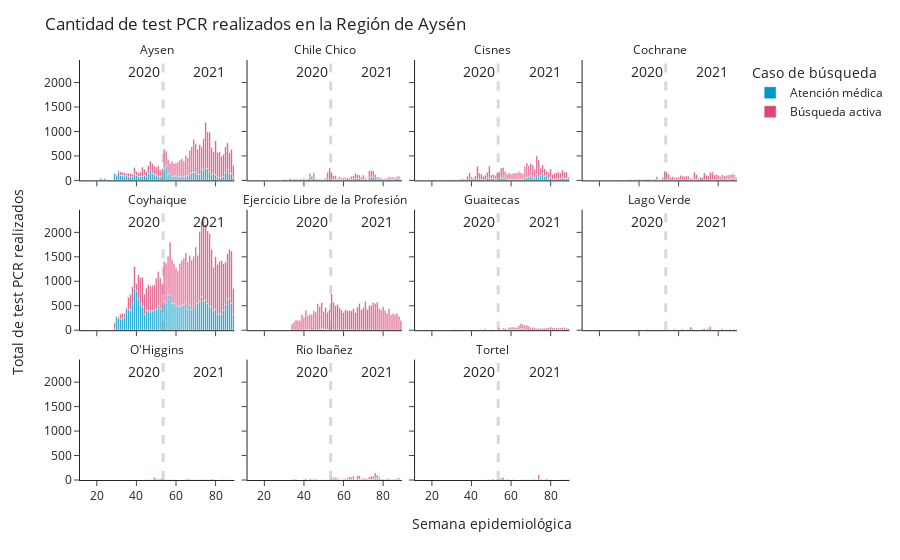

The notebook cell saved with this chart:
### Code cell
# Crea gráfico de BAC regional por semana epidemiologica

px.bar(data_aysen_clean_21.groupby(['semana_epidemiologica_21', 'tipo_caso_busqueda', 'comuna_seremi_xi'])[['numero_folio']].count().rename(columns={'numero_folio': 'numero_tests'}).reset_index().pivot(
                            index=['semana_epidemiologica_21', 'tipo_caso_busqueda'],
                            columns='comuna_seremi_xi', 
                            values='numero_tests'
                        ).fillna(0).reset_index().melt(id_vars=['semana_epidemiologica_21', 'tipo_caso_busqueda'], 
        var_name='comuna_seremi_xi', 
        value_name='casos'),
        x= 'semana_epidemiologica_21',
        y= 'casos',
        color= 'tipo_caso_busqueda',
        color_discrete_map={
        'Búsqueda activa': '#DD4477',
        'Atención médica': '#0099C6'
        },
        facet_col='comuna_seremi_xi',
        facet_col_wrap=4,
       # color_continuous_scale='Viridis',
        labels={'tipo_caso_busqueda':'Caso de búsqueda'},
       ).update_layout(title= 'Cantidad de test PCR realizados en la Región de Aysén',
                       yaxis_title='Total de test PCR realizados',
                       xaxis_title='Semana epidemiológica',
                       template='simple_white',
                     #  xaxis=dict(tickmode = 'array',
                      #            tickvals = list(range(12,88,3)),
                       #           ticktext = list(list(range(12,54,3))+list(range(1,88,3))),
                        #         ),
                    ).add_vline(x=53.5, line_width=3, line_dash='dash', line_color='gray'
                               #).add_hline(y=2000, line_width=3, line_dash='dash', line_color='#0099C6'
                                          ).add_vrect(x0='53', x1='50', 
                                           annotation_text='2020', 
                                           annotation_position='top right',
                                           annotation=dict(font_size=14, 
                                                           font_family="'Open Sans', verdana, arial, sans-serif"),
                                                           opacity=0, 
                                                           line_width=0
                                          ).add_vrect(x0='84', x1='86', 
                                           annotation_text='2021', 
                                           annotation_position='top right',
                                           annotation=dict(font_size=14, 
                                                           font_family="'Open Sans', verdana, arial, sans-serif"),
                                                           opacity=0, 
                                                           line_width=0
                                                     ).update_xaxes(title_text='', row=1, col=1
                                                     ).update_xaxes(title_text='', row=1, col=2
                                                     ).update_xaxes(title_text='Semana epidemiológica', row=1, col=3
                                                     ).update_xaxes(title_text='', row=1, col=4
                                                     ).update_xaxes(title_text='', row=1, col=5
                                                     ).update_yaxes(title_text='', row=1, col=1, 
                                                     ).update_yaxes(title_text='', row=2, col=1,
                                                     ).update_yaxes(title_text='', row=3, col=1, 
                                                     ).update_yaxes(title_text='', row=4, col=1 
                                                     ).for_each_annotation(lambda a: a.update(text=a.text.split("=")[-1])).add_annotation(x=-0.08,y=0.4,
                   text='Total de test PCR realizados', textangle=-90,
                    xref="paper", yref="paper",
                     font_size=14, 
                     font_family="'Open Sans', verdana, arial, sans-serif",
                    # opacity=0,                                                                                       
)

### Figure 1 — Plotly figure (JSON) as saved in the notebook; plotly's stock layout.template omitted (floating-point values rounded to 4 significant figures)
{"data": [{"alignmentgroup": "True", "hovertemplate": "Caso de búsqueda=Atención médica<br>comuna_seremi_xi=Aysen<br>semana_epidemiologica_21=%{x}<br>casos=%{y}<extra></extra>", "legendgroup": "Atención médica", "marker": {"color": "#0099C6"}, "name": "Atención médica", "offsetgroup": "Atención médica", "orientation": "v", "showlegend": true, "textposition": "auto", "type": "bar", "x": [12, 13, 14, 15, 16, 19, 20, 21, 22, 23, 24, 25, 26, 27, 28, 29, 30, 31, 32, 33, 34, 35, 36, 37, 38, 39, 40, 41, 42, 43, 44, 45, 46, 47, 48, 49, 50, 51, 52, 53, 54, 55, 56, 57, 58, 59, 60, 61, 62, 63, 64, 65, 66, 67, 68, 69, 70, 71, 72, 73, 74, 75, 76, 77, 78, 79, 80, 81, 82, 83, 84, 85, 86, 87, 88, 89], "xaxis": "x9", "y": [3, 4, 7, 0, 0, 1, 2, 12, 45, 14, 37, 3, 17, 2, 9, 145, 96, 172, 104, 104, 90, 97, 73, 70, 80, 129, 107, 78, 84, 88, 102, 82, 144, 217, 142, 125, 106, 82, 80, 97, 256, 297, 128, 137, 80, 85, 98, 69, 85, 77, 80, 89, 99, 140, 156, 171, 168, 125, 122, 231, 217, 255, 241, 177, 120, 150, 113, 76, 58, 62, 85, 170, 219, 151, 135, 65], "yaxis": "y9"}, {"alignmentgroup": "True", "hovertemplate": "Caso de búsqueda=Atención médica<br>comuna_seremi_xi=Chile Chico<br>semana_epidemiologica_21=%{x}<br>casos=%{y}<extra></extra>", "legendgroup": "Atención médica", "marker": {"color": "#0099C6"}, "name": "Atención médica", "offsetgroup": "Atención médica", "orientation": "v", "showlegend": false, "textposition": "auto", "type": "bar", "x": [12, 13, 14, 15, 16, 19, 20, 21, 22, 23, 24, 25, 26, 27, 28, 29, 30, 31, 32, 33, 34, 35, 36, 37, 38, 39, 40, 41, 42, 43, 44, 45, 46, 47, 48, 49, 50, 51, 52, 53, 54, 55, 56, 57, 58, 59, 60, 61, 62, 63, 64, 65, 66, 67, 68, 69, 70, 71, 72, 73, 74, 75, 76, 77, 78, 79, 80, 81, 82, 83, 84, 85, 86, 87, 88, 89], "xaxis": "x10", "y": [0, 0, 0, 0, 0, 0, 0, 0, 0, 0, 0, 0, 0, 0, 0, 5, 1, 5, 7, 4, 4, 3, 7, 6, 1, 7, 22, 10, 22, 68, 15, 55, 3, 1, 4, 9, 8, 23, 40, 35, 32, 13, 17, 20, 21, 16, 13, 15, 6, 4, 25, 27, 49, 36, 42, 25, 27, 28, 17, 60, 71, 87, 56, 34, 27, 20, 9, 10, 19, 19, 29, 19, 41, 51, 36, 15], "yaxis": "y10"}, {"alignmentgroup": "True", "hovertemplate": "Caso de búsqueda=Atención médica<br>comuna_seremi_xi=Cisnes<br>semana_epidemiologica_21=%{x}<br>casos=%{y}<extra></extra>", "legendgroup": "Atención médica", "marker": {"color": "#0099C6"}, "name": "Atención médica", "offsetgroup": "Atención médica", "orientation": "v", "showlegend": false, "textposition": "auto", "type": "bar", "x": [12, 13, 14, 15, 16, 19, 20, 21, 22, 23, 24, 25, 26, 27, 28, 29, 30, 31, 32, 33, 34, 35, 36, 37, 38, 39, 40, 41, 42, 43, 44, 45, 46, 47, 48, 49, 50, 51, 52, 53, 54, 55, 56, 57, 58, 59, 60, 61, 62, 63, 64, 65, 66, 67, 68, 69, 70, 71, 72, 73, 74, 75, 76, 77, 78, 79, 80, 81, 82, 83, 84, 85, 86, 87, 88, 89], "xaxis": "x11", "y": [2, 0, 0, 0, 0, 0, 0, 1, 1, 0, 0, 0, 0, 5, 1, 4, 8, 8, 6, 3, 4, 9, 15, 10, 12, 42, 33, 5, 10, 26, 36, 21, 6, 19, 53, 46, 45, 44, 23, 28, 44, 60, 47, 62, 31, 18, 23, 11, 16, 16, 24, 27, 27, 60, 65, 74, 95, 62, 56, 122, 68, 101, 143, 89, 96, 39, 63, 21, 29, 33, 32, 40, 67, 33, 43, 34], "yaxis": "y11"}, {"alignmentgroup": "True", "hovertemplate": "Caso de búsqueda=Atención médica<br>comuna_seremi_xi=Cochrane<br>semana_epidemiologica_21=%{x}<br>casos=%{y}<extra></extra>", "legendgroup": "Atención médica", "marker": {"color": "#0099C6"}, "name": "Atención médica", "offsetgroup": "Atención médica", "orientation": "v", "showlegend": false, "textposition": "auto", "type": "bar", "x": [12, 13, 14, 15, 16, 19, 20, 21, 22, 23, 24, 25, 26, 27, 28, 29, 30, 31, 32, 33, 34, 35, 36, 37, 38, 39, 40, 41, 42, 43, 44, 45, 46, 47, 48, 49, 50, 51, 52, 53, 54, 55, 56, 57, 58, 59, 60, 61, 62, 63, 64, 65, 66, 67, 68, 69, 70, 71, 72, 73, 74, 75, 76, 77, 78, 79, 80, 81, 82, 83, 84, 85, 86, 87, 88, 89], "xaxis": "x12", "y": [0, 0, 0, 1, 1, 0, 1, 0, 0, 0, 0, 0, 0, 0, 0, 2, 1, 5, 2, 3, 3, 8, 1, 0, 1, 7, 7, 6, 4, 9, 3, 12, 7, 8, 12, 18, 10, 5, 15, 30, 27, 22, 8, 15, 21, 19, 17, 26, 17, 14, 24, 21, 9, 12, 22, 25, 5, 0, 2, 12, 4, 10, 6, 12, 6, 11, 13, 10, 33, 10, 26, 23, 26, 38, 34, 23], "yaxis": "y12"}, {"alignmentgroup": "True", "hovertemplate": "Caso de búsqueda=Atención médica<br>comuna_seremi_xi=Coyhaique<br>semana_epidemiologica_21=%{x}<br>casos=%{y}<extra></extra>", "legendgroup": "Atención médica", "marker": {"color": "#0099C6"}, "name": "Atención médica", "offsetgroup": "Atención médica", "orientation": "v", "showlegend": false, "textposition": "auto", "type": "bar", "x": [12, 13, 14, 15, 16, 19, 20, 21, 22, 23, 24, 25, 26, 27, 28, 29, 30, 31, 32, 33, 34, 35, 36, 37, 38, 39, 40, 41, 42, 43, 44, 45, 46, 47, 48, 49, 50, 51, 52, 53, 54, 55, 56, 57, 58, 59, 60, 61, 62, 63, 64, 65, 66, 67, 68, 69, 70, 71, 72, 73, 74, 75, 76, 77, 78, 79, 80, 81, 82, 83, 84, 85, 86, 87, 88, 89], "xaxis": "x5", "y": [0, 2, 0, 1, 1, 0, 0, 0, 0, 0, 5, 0, 0, 1, 3, 39, 271, 244, 228, 250, 270, 435, 431, 407, 568, 854, 807, 639, 537, 482, 325, 402, 378, 406, 391, 411, 428, 505, 445, 419, 593, 555, 717, 730, 545, 551, 508, 478, 494, 509, 524, 557, 432, 513, 419, 490, 537, 552, 595, 683, 591, 614, 548, 490, 475, 404, 432, 331, 337, 319, 411, 521, 632, 654, 550, 318], "yaxis": "y5"}, {"alignmentgroup": "True", "hovertemplate": "Caso de búsqueda=Atención médica<br>comuna_seremi_xi=Ejercicio Libre de la Profesión<br>semana_epidemiologica_21=%{x}<br>casos=%{y}<extra></extra>", "legendgroup": "Atención médica", "marker": {"color": "#0099C6"}, "name": "Atención médica", "offsetgroup": "Atención médica", "orientation": "v", "showlegend": false, "textposition": "auto", "type": "bar", "x": [12, 13, 14, 15, 16, 19, 20, 21, 22, 23, 24, 25, 26, 27, 28, 29, 30, 31, 32, 33, 34, 35, 36, 37, 38, 39, 40, 41, 42, 43, 44, 45, 46, 47, 48, 49, 50, 51, 52, 53, 54, 55, 56, 57, 58, 59, 60, 61, 62, 63, 64, 65, 66, 67, 68, 69, 70, 71, 72, 73, 74, 75, 76, 77, 78, 79, 80, 81, 82, 83, 84, 85, 86, 87, 88, 89], "xaxis": "x6", "y": [0, 0, 0, 0, 0, 0, 0, 0, 0, 0, 0, 0, 0, 0, 0, 0, 0, 0, 1, 0, 0, 1, 0, 2, 0, 3, 8, 8, 13, 11, 3, 6, 4, 6, 15, 29, 20, 24, 18, 5, 10, 9, 5, 9, 3, 7, 5, 8, 6, 3, 10, 5, 3, 3, 2, 7, 1, 0, 2, 5, 2, 3, 0, 6, 4, 2, 4, 2, 0, 2, 2, 4, 1, 4, 0, 0], "yaxis": "y6"}, {"alignmentgroup": "True", "hovertemplate": "Caso de búsqueda=Atención médica<br>comuna_seremi_xi=Guaitecas<br>semana_epidemiologica_21=%{x}<br>casos=%{y}<extra></extra>", "legendgroup": "Atención médica", "marker": {"color": "#0099C6"}, "name": "Atención médica", "offsetgroup": "Atención médica", "orientation": "v", "showlegend": false, "textposition": "auto", "type": "bar", "x": [12, 13, 14, 15, 16, 19, 20, 21, 22, 23, 24, 25, 26, 27, 28, 29, 30, 31, 32, 33, 34, 35, 36, 37, 38, 39, 40, 41, 42, 43, 44, 45, 46, 47, 48, 49, 50, 51, 52, 53, 54, 55, 56, 57, 58, 59, 60, 61, 62, 63, 64, 65, 66, 67, 68, 69, 70, 71, 72, 73, 74, 75, 76, 77, 78, 79, 80, 81, 82, 83, 84, 85, 86, 87, 88, 89], "xaxis": "x7", "y": [0, 0, 0, 0, 0, 0, 0, 0, 0, 0, 0, 0, 0, 0, 0, 0, 0, 1, 2, 1, 1, 2, 1, 3, 0, 1, 4, 14, 1, 0, 0, 1, 1, 9, 0, 3, 5, 4, 3, 0, 3, 1, 7, 2, 3, 5, 12, 10, 9, 8, 14, 33, 31, 15, 4, 4, 6, 3, 3, 4, 3, 7, 3, 4, 2, 10, 12, 4, 9, 11, 7, 7, 13, 10, 3, 2], "yaxis": "y7"}, {"alignmentgroup": "True", "hovertemplate": "Caso de búsqueda=Atención médica<br>comuna_seremi_xi=Lago Verde<br>semana_epidemiologica_21=%{x}<br>casos=%{y}<extra></extra>", "legendgroup": "Atención médica", "marker": {"color": "#0099C6"}, "name": "Atención médica", "offsetgroup": "Atención médica", "orientation": "v", "showlegend": false, "textposition": "auto", "type": "bar", "x": [12, 13, 14, 15, 16, 19, 20, 21, 22, 23, 24, 25, 26, 27, 28, 29, 30, 31, 32, 33, 34, 35, 36, 37, 38, 39, 40, 41, 42, 43, 44, 45, 46, 47, 48, 49, 50, 51, 52, 53, 54, 55, 56, 57, 58, 59, 60, 61, 62, 63, 64, 65, 66, 67, 68, 69, 70, 71, 72, 73, 74, 75, 76, 77, 78, 79, 80, 81, 82, 83, 84, 85, 86, 87, 88, 89], "xaxis": "x8", "y": [0, 0, 0, 0, 0, 0, 0, 0, 0, 0, 0, 0, 0, 0, 0, 0, 1, 0, 0, 0, 0, 0, 0, 0, 0, 0, 0, 0, 0, 0, 1, 0, 0, 0, 1, 2, 8, 0, 0, 0, 1, 1, 1, 0, 20, 3, 0, 1, 3, 0, 0, 0, 2, 1, 0, 0, 1, 0, 2, 0, 1, 0, 0, 0, 0, 0, 2, 1, 0, 0, 0, 2, 3, 1, 1, 0], "yaxis": "y8"}, {"alignmentgroup": "True", "hovertemplate": "Caso de búsqueda=Atención médica<br>comuna_seremi_xi=O'Higgins<br>semana_epidemiologica_21=%{x}<br>casos=%{y}<extra></extra>", "legendgroup": "Atención médica", "marker": {"color": "#0099C6"}, "name": "Atención médica", "offsetgroup": "Atención médica", "orientation": "v", "showlegend": false, "textposition": "auto", "type": "bar", "x": [12, 13, 14, 15, 16, 19, 20, 21, 22, 23, 24, 25, 26, 27, 28, 29, 30, 31, 32, 33, 34, 35, 36, 37, 38, 39, 40, 41, 42, 43, 44, 45, 46, 47, 48, 49, 50, 51, 52, 53, 54, 55, 56, 57, 58, 59, 60, 61, 62, 63, 64, 65, 66, 67, 68, 69, 70, 71, 72, 73, 74, 75, 76, 77, 78, 79, 80, 81, 82, 83, 84, 85, 86, 87, 88, 89], "xaxis": "x", "y": [0, 0, 0, 0, 0, 0, 0, 0, 0, 0, 0, 0, 0, 0, 0, 0, 0, 0, 0, 1, 0, 0, 0, 0, 0, 0, 0, 0, 0, 0, 0, 0, 0, 0, 0, 2, 3, 1, 0, 0, 5, 1, 1, 1, 2, 0, 0, 0, 0, 0, 0, 0, 0, 1, 0, 3, 1, 0, 0, 0, 0, 5, 4, 2, 1, 0, 1, 0, 0, 6, 3, 0, 0, 0, 0, 0], "yaxis": "y"}, {"alignmentgroup": "True", "hovertemplate": "Caso de búsqueda=Atención médica<br>comuna_seremi_xi=Rio Ibañez<br>semana_epidemiologica_21=%{x}<br>casos=%{y}<extra></extra>", "legendgroup": "Atención médica", "marker": {"color": "#0099C6"}, "name": "Atención médica", "offsetgroup": "Atención médica", "orientation": "v", "showlegend": false, "textposition": "auto", "type": "bar", "x": [12, 13, 14, 15, 16, 19, 20, 21, 22, 23, 24, 25, 26, 27, 28, 29, 30, 31, 32, 33, 34, 35, 36, 37, 38, 39, 40, 41, 42, 43, 44, 45, 46, 47, 48, 49, 50, 51, 52, 53, 54, 55, 56, 57, 58, 59, 60, 61, 62, 63, 64, 65, 66, 67, 68, 69, 70, 71, 72, 73, 74, 75, 76, 77, 78, 79, 80, 81, 82, 83, 84, 85, 86, 87, 88, 89], "xaxis": "x2", "y": [0, 0, 0, 0, 0, 0, 0, 0, 0, 0, 0, 0, 0, 0, 0, 0, 0, 0, 0, 1, 0, 1, 0, 0, 0, 1, 12, 34, 1, 2, 14, 4, 2, 3, 4, 5, 8, 0, 1, 4, 9, 32, 23, 6, 6, 11, 3, 9, 2, 6, 8, 22, 10, 16, 14, 8, 4, 4, 5, 10, 14, 17, 39, 29, 36, 5, 6, 1, 6, 3, 0, 1, 7, 16, 5, 3], "yaxis": "y2"}, {"alignmentgroup": "True", "hovertemplate": "Caso de búsqueda=Atención médica<br>comuna_seremi_xi=Tortel<br>semana_epidemiologica_21=%{x}<br>casos=%{y}<extra></extra>", "legendgroup": "Atención médica", "marker": {"color": "#0099C6"}, "name": "Atención médica", "offsetgroup": "Atención médica", "orientation": "v", "showlegend": false, "textposition": "auto", "type": "bar", "x": [12, 13, 14, 15, 16, 19, 20, 21, 22, 23, 24, 25, 26, 27, 28, 29, 30, 31, 32, 33, 34, 35, 36, 37, 38, 39, 40, 41, 42, 43, 44, 45, 46, 47, 48, 49, 50, 51, 52, 53, 54, 55, 56, 57, 58, 59, 60, 61, 62, 63, 64, 65, 66, 67, 68, 69, 70, 71, 72, 73, 74, 75, 76, 77, 78, 79, 80, 81, 82, 83, 84, 85, 86, 87, 88, 89], "xaxis": "x3", "y": [0, 0, 0, 0, 0, 0, 0, 0, 0, 0, 0, 0, 0, 0, 0, 0, 0, 0, 1, 0, 0, 0, 0, 0, 0, 0, 0, 0, 0, 1, 0, 2, 0, 1, 0, 0, 1, 1, 0, 0, 0, 2, 0, 0, 1, 0, 2, 0, 0, 0, 1, 2, 0, 1, 2, 0, 0, 2, 1, 1, 6, 3, 3, 0, 5, 0, 1, 1, 0, 0, 0, 0, 2, 4, 2, 0], "yaxis": "y3"}, {"alignmentgroup": "True", "hovertemplate": "Caso de búsqueda=Búsqueda activa<br>comuna_seremi_xi=Aysen<br>semana_epidemiologica_21=%{x}<br>casos=%{y}<extra></extra>", "legendgroup": "Búsqueda activa", "marker": {"color": "#DD4477"}, "name": "Búsqueda activa", "offsetgroup": "Búsqueda activa", "orientation": "v", "showlegend": true, "textposition": "auto", "type": "bar", "x": [12, 13, 17, 21, 26, 27, 28, 29, 30, 31, 32, 33, 34, 35, 36, 37, 38, 39, 40, 41, 42, 43, 44, 45, 46, 47, 48, 49, 50, 51, 52, 53, 54, 55, 56, 57, 58, 59, 60, 61, 62, 63, 64, 65, 66, 67, 68, 69, 70, 71, 72, 73, 74, 75, 76, 77, 78, 79, 80, 81, 82, 83, 84, 85, 86, 87, 88, 89], "xaxis": "x9", "y": [0, 0, 0, 0, 0, 0, 0, 0, 28, 25, 74, 69, 62, 43, 71, 70, 49, 135, 76, 76, 87, 187, 126, 102, 160, 181, 200, 169, 170, 217, 135, 141, 385, 299, 297, 214, 306, 262, 256, 309, 334, 368, 318, 419, 360, 474, 533, 670, 586, 512, 612, 463, 638, 931, 755, 805, 555, 442, 700, 498, 520, 434, 448, 520, 552, 414, 496, 238], "yaxis": "y9"}, {"alignmentgroup": "True", "hovertemplate": "Caso de búsqueda=Búsqueda activa<br>comuna_seremi_xi=Chile Chico<br>semana_epidemiologica_21=%{x}<br>casos=%{y}<extra></extra>", "legendgroup": "Búsqueda activa", "marker": {"color": "#DD4477"}, "name": "Búsqueda activa", "offsetgroup": "Búsqueda activa", "orientation": "v", "showlegend": false, "textposition": "auto", "type": "bar", "x": [12, 13, 17, 21, 26, 27, 28, 29, 30, 31, 32, 33, 34, 35, 36, 37, 38, 39, 40, 41, 42, 43, 44, 45, 46, 47, 48, 49, 50, 51, 52, 53, 54, 55, 56, 57, 58, 59, 60, 61, 62, 63, 64, 65, 66, 67, 68, 69, 70, 71, 72, 73, 74, 75, 76, 77, 78, 79, 80, 81, 82, 83, 84, 85, 86, 87, 88, 89], "xaxis": "x10", "y": [0, 0, 0, 0, 0, 0, 0, 0, 15, 12, 3, 37, 15, 26, 21, 20, 20, 22, 24, 16, 10, 71, 72, 99, 25, 18, 18, 10, 9, 28, 120, 219, 119, 83, 76, 20, 52, 30, 43, 39, 43, 41, 59, 65, 97, 78, 70, 41, 83, 23, 11, 135, 126, 110, 65, 33, 37, 27, 13, 23, 31, 57, 29, 48, 13, 27, 49, 7], "yaxis": "y10"}, {"alignmentgroup": "True", "hovertemplate": "Caso de búsqueda=Búsqueda activa<br>comuna_seremi_xi=Cisnes<br>semana_epidemiologica_21=%{x}<br>casos=%{y}<extra></extra>", "legendgroup": "Búsqueda activa", "marker": {"color": "#DD4477"}, "name": "Búsqueda activa", "offsetgroup": "Búsqueda activa", "orientation": "v", "showlegend": false, "textposition": "auto", "type": "bar", "x": [12, 13, 17, 21, 26, 27, 28, 29, 30, 31, 32, 33, 34, 35, 36, 37, 38, 39, 40, 41, 42, 43, 44, 45, 46, 47, 48, 49, 50, 51, 52, 53, 54, 55, 56, 57, 58, 59, 60, 61, 62, 63, 64, 65, 66, 67, 68, 69, 70, 71, 72, 73, 74, 75, 76, 77, 78, 79, 80, 81, 82, 83, 84, 85, 86, 87, 88, 89], "xaxis": "x11", "y": [0, 0, 0, 0, 1, 1, 0, 0, 4, 2, 2, 1, 12, 12, 23, 9, 75, 114, 44, 36, 81, 267, 113, 112, 80, 92, 111, 249, 65, 78, 72, 122, 125, 192, 217, 121, 97, 135, 109, 133, 136, 134, 153, 131, 110, 231, 292, 231, 251, 251, 171, 382, 351, 150, 172, 155, 96, 131, 168, 104, 118, 123, 140, 112, 145, 141, 125, 36], "yaxis": "y11"}, {"alignmentgroup": "True", "hovertemplate": "Caso de búsqueda=Búsqueda activa<br>comuna_seremi_xi=Cochrane<br>semana_epidemiologica_21=%{x}<br>casos=%{y}<extra></extra>", "legendgroup": "Búsqueda activa", "marker": {"color": "#DD4477"}, "name": "Búsqueda activa", "offsetgroup": "Búsqueda activa", "orientation": "v", "showlegend": false, "textposition": "auto", "type": "bar", "x": [12, 13, 17, 21, 26, 27, 28, 29, 30, 31, 32, 33, 34, 35, 36, 37, 38, 39, 40, 41, 42, 43, 44, 45, 46, 47, 48, 49, 50, 51, 52, 53, 54, 55, 56, 57, 58, 59, 60, 61, 62, 63, 64, 65, 66, 67, 68, 69, 70, 71, 72, 73, 74, 75, 76, 77, 78, 79, 80, 81, 82, 83, 84, 85, 86, 87, 88, 89], "xaxis": "x12", "y": [0, 0, 0, 0, 0, 0, 0, 0, 4, 2, 0, 0, 0, 0, 11, 5, 11, 8, 15, 1, 8, 10, 14, 15, 3, 13, 17, 58, 8, 3, 48, 151, 135, 103, 53, 61, 34, 42, 47, 77, 74, 61, 67, 65, 24, 28, 147, 98, 30, 64, 58, 141, 106, 82, 153, 162, 107, 108, 96, 71, 83, 87, 76, 88, 92, 88, 88, 43], "yaxis": "y12"}, {"alignmentgroup": "True", "hovertemplate": "Caso de búsqueda=Búsqueda activa<br>comuna_seremi_xi=Coyhaique<br>semana_epidemiologica_21=%{x}<br>casos=%{y}<extra></extra>", "legendgroup": "Búsqueda activa", "marker": {"color": "#DD4477"}, "name": "Búsqueda activa", "offsetgroup": "Búsqueda activa", "orientation": "v", "showlegend": false, "textposition": "auto", "type": "bar", "x": [12, 13, 17, 21, 26, 27, 28, 29, 30, 31, 32, 33, 34, 35, 36, 37, 38, 39, 40, 41, 42, 43, 44, 45, 46, 47, 48, 49, 50, 51, 52, 53, 54, 55, 56, 57, 58, 59, 60, 61, 62, 63, 64, 65, 66, 67, 68, 69, 70, 71, 72, 73, 74, 75, 76, 77, 78, 79, 80, 81, 82, 83, 84, 85, 86, 87, 88, 89], "xaxis": "x5", "y": [2, 7, 1, 2, 0, 1, 2, 111, 21, 27, 101, 89, 68, 23, 241, 327, 320, 449, 146, 495, 536, 603, 415, 459, 549, 493, 530, 517, 633, 695, 621, 543, 810, 820, 798, 1070, 904, 809, 768, 730, 871, 917, 951, 1025, 964, 1015, 1014, 1020, 1166, 980, 1415, 1537, 1747, 1548, 1482, 1482, 1177, 883, 1070, 1011, 1071, 1105, 953, 871, 932, 1003, 1071, 533], "yaxis": "y5"}, {"alignmentgroup": "True", "hovertemplate": "Caso de búsqueda=Búsqueda activa<br>comuna_seremi_xi=Ejercicio Libre de la Profesión<br>semana_epidemiologica_21=%{x}<br>casos=%{y}<extra></extra>", "legendgroup": "Búsqueda activa", "marker": {"color": "#DD4477"}, "name": "Búsqueda activa", "offsetgroup": "Búsqueda activa", "orientation": "v", "showlegend": false, "textposition": "auto", "type": "bar", "x": [12, 13, 17, 21, 26, 27, 28, 29, 30, 31, 32, 33, 34, 35, 36, 37, 38, 39, 40, 41, 42, 43, 44, 45, 46, 47, 48, 49, 50, 51, 52, 53, 54, 55, 56, 57, 58, 59, 60, 61, 62, 63, 64, 65, 66, 67, 68, 69, 70, 71, 72, 73, 74, 75, 76, 77, 78, 79, 80, 81, 82, 83, 84, 85, 86, 87, 88, 89], "xaxis": "x6", "y": [0, 0, 0, 0, 0, 0, 0, 0, 0, 0, 5, 4, 128, 168, 211, 194, 201, 317, 259, 399, 281, 319, 316, 391, 371, 534, 468, 538, 361, 440, 350, 412, 728, 563, 502, 517, 454, 404, 358, 410, 398, 399, 386, 437, 360, 466, 546, 418, 465, 592, 425, 501, 509, 562, 545, 568, 444, 411, 477, 402, 340, 443, 314, 336, 321, 345, 283, 197], "yaxis": "y6"}, {"alignmentgroup": "True", "hovertemplate": "Caso de búsqueda=Búsqueda activa<br>comuna_seremi_xi=Guaitecas<br>semana_epidemiologica_21=%{x}<br>casos=%{y}<extra></extra>", "legendgroup": "Búsqueda activa", "marker": {"color": "#DD4477"}, "name": "Búsqueda activa", "offsetgroup": "Búsqueda activa", "orientation": "v", "showlegend": false, "textposition": "auto", "type": "bar", "x": [12, 13, 17, 21, 26, 27, 28, 29, 30, 31, 32, 33, 34, 35, 36, 37, 38, 39, 40, 41, 42, 43, 44, 45, 46, 47, 48, 49, 50, 51, 52, 53, 54, 55, 56, 57, 58, 59, 60, 61, 62, 63, 64, 65, 66, 67, 68, 69, 70, 71, 72, 73, 74, 75, 76, 77, 78, 79, 80, 81, 82, 83, 84, 85, 86, 87, 88, 89], "xaxis": "x7", "y": [0, 0, 0, 0, 0, 0, 0, 0, 0, 0, 14, 3, 2, 1, 0, 2, 0, 5, 4, 0, 0, 2, 1, 12, 0, 24, 2, 0, 2, 3, 3, 4, 41, 5, 38, 35, 10, 50, 47, 54, 44, 49, 82, 105, 87, 85, 98, 75, 42, 55, 47, 28, 41, 30, 38, 38, 39, 41, 54, 39, 37, 36, 38, 36, 41, 39, 39, 27], "yaxis": "y7"}, {"alignmentgroup": "True", "hovertemplate": "Caso de búsqueda=Búsqueda activa<br>comuna_seremi_xi=Lago Verde<br>semana_epidemiologica_21=%{x}<br>casos=%{y}<extra></extra>", "legendgroup": "Búsqueda activa", "marker": {"color": "#DD4477"}, "name": "Búsqueda activa", "offsetgroup": "Búsqueda activa", "orientation": "v", "showlegend": false, "textposition": "auto", "type": "bar", "x": [12, 13, 17, 21, 26, 27, 28, 29, 30, 31, 32, 33, 34, 35, 36, 37, 38, 39, 40, 41, 42, 43, 44, 45, 46, 47, 48, 49, 50, 51, 52, 53, 54, 55, 56, 57, 58, 59, 60, 61, 62, 63, 64, 65, 66, 67, 68, 69, 70, 71, 72, 73, 74, 75, 76, 77, 78, 79, 80, 81, 82, 83, 84, 85, 86, 87, 88, 89], "xaxis": "x8", "y": [0, 0, 0, 0, 0, 0, 0, 0, 0, 0, 0, 0, 0, 0, 0, 0, 0, 9, 0, 0, 0, 0, 17, 0, 9, 0, 0, 0, 0, 0, 0, 0, 2, 9, 0, 5, 9, 8, 1, 0, 19, 0, 0, 9, 63, 29, 1, 3, 4, 3, 20, 32, 15, 35, 72, 3, 9, 0, 0, 9, 29, 1, 8, 9, 18, 0, 16, 0], "yaxis": "y8"}, {"alignmentgroup": "True", "hovertemplate": "Caso de búsqueda=Búsqueda activa<br>comuna_seremi_xi=O'Higgins<br>semana_epidemiologica_21=%{x}<br>casos=%{y}<extra></extra>", "legendgroup": "Búsqueda activa", "marker": {"color": "#DD4477"}, "name": "Búsqueda activa", "offsetgroup": "Búsqueda activa", "orientation": "v", "showlegend": false, "textposition": "auto", "type": "bar", "x": [12, 13, 17, 21, 26, 27, 28, 29, 30, 31, 32, 33, 34, 35, 36, 37, 38, 39, 40, 41, 42, 43, 44, 45, 46, 47, 48, 49, 50, 51, 52, 53, 54, 55, 56, 57, 58, 59, 60, 61, 62, 63, 64, 65, 66, 67, 68, 69, 70, 71, 72, 73, 74, 75, 76, 77, 78, 79, 80, 81, 82, 83, 84, 85, 86, 87, 88, 89], "xaxis": "x", "y": [0, 0, 0, 0, 0, 0, 0, 0, 0, 0, 0, 0, 0, 0, 0, 0, 0, 0, 0, 0, 0, 2, 5, 0, 7, 7, 7, 49, 29, 13, 25, 17, 7, 6, 0, 2, 2, 5, 1, 2, 0, 0, 5, 13, 24, 5, 11, 4, 4, 4, 0, 9, 4, 5, 3, 1, 17, 3, 1, 0, 2, 4, 1, 2, 9, 0, 0, 0], "yaxis": "y"}, {"alignmentgroup": "True", "hovertemplate": "Caso de búsqueda=Búsqueda activa<br>comuna_seremi_xi=Rio Ibañez<br>semana_epidemiologica_21=%{x}<br>casos=%{y}<extra></extra>", "legendgroup": "Búsqueda activa", "marker": {"color": "#DD4477"}, "name": "Búsqueda activa", "offsetgroup": "Búsqueda activa", "orientation": "v", "showlegend": false, "textposition": "auto", "type": "bar", "x": [12, 13, 17, 21, 26, 27, 28, 29, 30, 31, 32, 33, 34, 35, 36, 37, 38, 39, 40, 41, 42, 43, 44, 45, 46, 47, 48, 49, 50, 51, 52, 53, 54, 55, 56, 57, 58, 59, 60, 61, 62, 63, 64, 65, 66, 67, 68, 69, 70, 71, 72, 73, 74, 75, 76, 77, 78, 79, 80, 81, 82, 83, 84, 85, 86, 87, 88, 89], "xaxis": "x2", "y": [0, 0, 0, 0, 0, 0, 0, 0, 0, 0, 0, 0, 0, 18, 12, 0, 0, 0, 1, 4, 0, 20, 10, 10, 17, 4, 1, 2, 0, 4, 1, 5, 22, 23, 31, 30, 4, 5, 13, 29, 22, 62, 47, 61, 6, 69, 74, 18, 31, 21, 22, 52, 66, 59, 106, 74, 31, 13, 15, 9, 18, 23, 6, 7, 14, 14, 37, 2], "yaxis": "y2"}, {"alignmentgroup": "True", "hovertemplate": "Caso de búsqueda=Búsqueda activa<br>comuna_seremi_xi=Tortel<br>semana_epidemiologica_21=%{x}<br>casos=%{y}<extra></extra>", "legendgroup": "Búsqueda activa", "marker": {"color": "#DD4477"}, "name": "Búsqueda activa", "offsetgroup": "Búsqueda activa", "orientation": "v", "showlegend": false, "textposition": "auto", "type": "bar", "x": [12, 13, 17, 21, 26, 27, 28, 29, 30, 31, 32, 33, 34, 35, 36, 37, 38, 39, 40, 41, 42, 43, 44, 45, 46, 47, 48, 49, 50, 51, 52, 53, 54, 55, 56, 57, 58, 59, 60, 61, 62, 63, 64, 65, 66, 67, 68, 69, 70, 71, 72, 73, 74, 75, 76, 77, 78, 79, 80, 81, 82, 83, 84, 85, 86, 87, 88, 89], "xaxis": "x3", "y": [0, 0, 0, 0, 0, 0, 0, 0, 0, 0, 0, 0, 0, 0, 0, 0, 0, 0, 0, 0, 0, 0, 0, 0, 0, 0, 6, 8, 2, 21, 0, 9, 12, 33, 52, 0, 16, 7, 0, 9, 2, 0, 0, 1, 10, 0, 4, 3, 2, 13, 3, 0, 101, 16, 4, 5, 28, 2, 4, 0, 1, 2, 2, 2, 2, 1, 3, 8], "yaxis": "y3"}], "layout": {"annotations": [{"showarrow": false, "text": "O'Higgins", "x": 0.1175, "xanchor": "center", "xref": "paper", "y": 0.2867, "yanchor": "bottom", "yref": "paper"}, {"showarrow": false, "text": "Rio Ibañez", "x": 0.3725, "xanchor": "center", "xref": "paper", "y": 0.2867, "yanchor": "bottom", "yref": "paper"}, {"showarrow": false, "text": "Tortel", "x": 0.6275, "xanchor": "center", "xref": "paper", "y": 0.2867, "yanchor": "bottom", "yref": "paper"}, {"showarrow": false, "text": "Coyhaique", "x": 0.1175, "xanchor": "center", "xref": "paper", "y": 0.6433, "yanchor": "bottom", "yref": "paper"}, {"showarrow": false, "text": "Ejercicio Libre de la Profesión", "x": 0.3725, "xanchor": "center", "xref": "paper", "y": 0.6433, "yanchor": "bottom", "yref": "paper"}, {"showarrow": false, "text": "Guaitecas", "x": 0.6275, "xanchor": "center", "xref": "paper", "y": 0.6433, "yanchor": "bottom", "yref": "paper"}, {"showarrow": false, "text": "Lago Verde", "x": 0.8825, "xanchor": "center", "xref": "paper", "y": 0.6433, "yanchor": "bottom", "yref": "paper"}, {"showarrow": false, "text": "Aysen", "x": 0.1175, "xanchor": "center", "xref": "paper", "y": 1.0, "yanchor": "bottom", "yref": "paper"}, {"showarrow": false, "text": "Chile Chico", "x": 0.3725, "xanchor": "center", "xref": "paper", "y": 1.0, "yanchor": "bottom", "yref": "paper"}, {"showarrow": false, "text": "Cisnes", "x": 0.6275, "xanchor": "center", "xref": "paper", "y": 1.0, "yanchor": "bottom", "yref": "paper"}, {"showarrow": false, "text": "Cochrane", "x": 0.8825, "xanchor": "center", "xref": "paper", "y": 1.0, "yanchor": "bottom", "yref": "paper"}, {"font": {"family": "'Open Sans', verdana, arial, sans-serif", "size": 14}, "showarrow": false, "text": "2020", "x": "53", "xanchor": "right", "xref": "x", "y": 1, "yanchor": "top", "yref": "y domain"}, {"font": {"family": "'Open Sans', verdana, arial, sans-serif", "size": 14}, "showarrow": false, "text": "2020", "x": "53", "xanchor": "right", "xref": "x2", "y": 1, "yanchor": "top", "yref": "y2 domain"}, {"font": {"family": "'Open Sans', verdana, arial, sans-serif", "size": 14}, "showarrow": false, "text": "2020", "x": "53", "xanchor": "right", "xref": "x3", "y": 1, "yanchor": "top", "yref": "y3 domain"}, {"font": {"family": "'Open Sans', verdana, arial, sans-serif", "size": 14}, "showarrow": false, "text": "2020", "x": "53", "xanchor": "right", "xref": "x5", "y": 1, "yanchor": "top", "yref": "y5 domain"}, {"font": {"family": "'Open Sans', verdana, arial, sans-serif", "size": 14}, "showarrow": false, "text": "2020", "x": "53", "xanchor": "right", "xref": "x6", "y": 1, "yanchor": "top", "yref": "y6 domain"}, {"font": {"family": "'Open Sans', verdana, arial, sans-serif", "size": 14}, "showarrow": false, "text": "2020", "x": "53", "xanchor": "right", "xref": "x7", "y": 1, "yanchor": "top", "yref": "y7 domain"}, {"font": {"family": "'Open Sans', verdana, arial, sans-serif", "size": 14}, "showarrow": false, "text": "2020", "x": "53", "xanchor": "right", "xref": "x8", "y": 1, "yanchor": "top", "yref": "y8 domain"}, {"font": {"family": "'Open Sans', verdana, arial, sans-serif", "size": 14}, "showarrow": false, "text": "2020", "x": "53", "xanchor": "right", "xref": "x9", "y": 1, "yanchor": "top", "yref": "y9 domain"}, {"font": {"family": "'Open Sans', verdana, arial, sans-serif", "size": 14}, "showarrow": false, "text": "2020", "x": "53", "xanchor": "right", "xref": "x10", "y": 1, "yanchor": "top", "yref": "y10 domain"}, {"font": {"family": "'Open Sans', verdana, arial, sans-serif", "size": 14}, "showarrow": false, "text": "2020", "x": "53", "xanchor": "right", "xref": "x11", "y": 1, "yanchor": "top", "yref": "y11 domain"}, {"font": {"family": "'Open Sans', verdana, arial, sans-serif", "size": 14}, "showarrow": false, "text": "2020", "x": "53", "xanchor": "right", "xref": "x12", "y": 1, "yanchor": "top", "yref": "y12 domain"}, {"font": {"family": "'Open Sans', verdana, arial, sans-serif", "size": 14}, "showarrow": false, "text": "2021", "x": "86", "xanchor": "right", "xref": "x", "y": 1, "yanchor": "top", "yref": "y domain"}, {"font": {"family": "'Open Sans', verdana, arial, sans-serif", "size": 14}, "showarrow": false, "text": "2021", "x": "86", "xanchor": "right", "xref": "x2", "y": 1, "yanchor": "top", "yref": "y2 domain"}, {"font": {"family": "'Open Sans', verdana, arial, sans-serif", "size": 14}, "showarrow": false, "text": "2021", "x": "86", "xanchor": "right", "xref": "x3", "y": 1, "yanchor": "top", "yref": "y3 domain"}, {"font": {"family": "'Open Sans', verdana, arial, sans-serif", "size": 14}, "showarrow": false, "text": "2021", "x": "86", "xanchor": "right", "xref": "x5", "y": 1, "yanchor": "top", "yref": "y5 domain"}, {"font": {"family": "'Open Sans', verdana, arial, sans-serif", "size": 14}, "showarrow": false, "text": "2021", "x": "86", "xanchor": "right", "xref": "x6", "y": 1, "yanchor": "top", "yref": "y6 domain"}, {"font": {"family": "'Open Sans', verdana, arial, sans-serif", "size": 14}, "showarrow": false, "text": "2021", "x": "86", "xanchor": "right", "xref": "x7", "y": 1, "yanchor": "top", "yref": "y7 domain"}, {"font": {"family": "'Open Sans', verdana, arial, sans-serif", "size": 14}, "showarrow": false, "text": "2021", "x": "86", "xanchor": "right", "xref": "x8", "y": 1, "yanchor": "top", "yref": "y8 domain"}, {"font": {"family": "'Open Sans', verdana, arial, sans-serif", "size": 14}, "showarrow": false, "text": "2021", "x": "86", "xanchor": "right", "xref": "x9", "y": 1, "yanchor": "top", "yref": "y9 domain"}, {"font": {"family": "'Open Sans', verdana, arial, sans-serif", "size": 14}, "showarrow": false, "text": "2021", "x": "86", "xanchor": "right", "xref": "x10", "y": 1, "yanchor": "top", "yref": "y10 domain"}, {"font": {"family": "'Open Sans', verdana, arial, sans-serif", "size": 14}, "showarrow": false, "text": "2021", "x": "86", "xanchor": "right", "xref": "x11", "y": 1, "yanchor": "top", "yref": "y11 domain"}, {"font": {"family": "'Open Sans', verdana, arial, sans-serif", "size": 14}, "showarrow": false, "text": "2021", "x": "86", "xanchor": "right", "xref": "x12", "y": 1, "yanchor": "top", "yref": "y12 domain"}, {"font": {"family": "'Open Sans', verdana, arial, sans-serif", "size": 14}, "text": "Total de test PCR realizados", "textangle": -90, "x": -0.08, "xref": "paper", "y": 0.4, "yref": "paper"}], "barmode": "relative", "legend": {"title": {"text": "Caso de búsqueda"}, "tracegroupgap": 0}, "margin": {"t": 60}, "shapes": [{"line": {"color": "gray", "dash": "dash", "width": 3}, "type": "line", "x0": 53.5, "x1": 53.5, "xref": "x", "y0": 0, "y1": 1, "yref": "y domain"}, {"line": {"color": "gray", "dash": "dash", "width": 3}, "type": "line", "x0": 53.5, "x1": 53.5, "xref": "x2", "y0": 0, "y1": 1, "yref": "y2 domain"}, {"line": {"color": "gray", "dash": "dash", "width": 3}, "type": "line", "x0": 53.5, "x1": 53.5, "xref": "x3", "y0": 0, "y1": 1, "yref": "y3 domain"}, {"line": {"color": "gray", "dash": "dash", "width": 3}, "type": "line", "x0": 53.5, "x1": 53.5, "xref": "x5", "y0": 0, "y1": 1, "yref": "y5 domain"}, {"line": {"color": "gray", "dash": "dash", "width": 3}, "type": "line", "x0": 53.5, "x1": 53.5, "xref": "x6", "y0": 0, "y1": 1, "yref": "y6 domain"}, {"line": {"color": "gray", "dash": "dash", "width": 3}, "type": "line", "x0": 53.5, "x1": 53.5, "xref": "x7", "y0": 0, "y1": 1, "yref": "y7 domain"}, {"line": {"color": "gray", "dash": "dash", "width": 3}, "type": "line", "x0": 53.5, "x1": 53.5, "xref": "x8", "y0": 0, "y1": 1, "yref": "y8 domain"}, {"line": {"color": "gray", "dash": "dash", "width": 3}, "type": "line", "x0": 53.5, "x1": 53.5, "xref": "x9", "y0": 0, "y1": 1, "yref": "y9 domain"}, {"line": {"color": "gray", "dash": "dash", "width": 3}, "type": "line", "x0": 53.5, "x1": 53.5, "xref": "x10", "y0": 0, "y1": 1, "yref": "y10 domain"}, {"line": {"color": "gray", "dash": "dash", "width": 3}, "type": "line", "x0": 53.5, "x1": 53.5, "xref": "x11", "y0": 0, "y1": 1, "yref": "y11 domain"}, {"line": {"color": "gray", "dash": "dash", "width": 3}, "type": "line", "x0": 53.5, "x1": 53.5, "xref": "x12", "y0": 0, "y1": 1, "yref": "y12 domain"}, {"line": {"width": 0}, "opacity": 0, "type": "rect", "x0": "53", "x1": "50", "xref": "x", "y0": 0, "y1": 1, "yref": "y domain"}, {"line": {"width": 0}, "opacity": 0, "type": "rect", "x0": "53", "x1": "50", "xref": "x2", "y0": 0, "y1": 1, "yref": "y2 domain"}, {"line": {"width": 0}, "opacity": 0, "type": "rect", "x0": "53", "x1": "50", "xref": "x3", "y0": 0, "y1": 1, "yref": "y3 domain"}, {"line": {"width": 0}, "opacity": 0, "type": "rect", "x0": "53", "x1": "50", "xref": "x5", "y0": 0, "y1": 1, "yref": "y5 domain"}, {"line": {"width": 0}, "opacity": 0, "type": "rect", "x0": "53", "x1": "50", "xref": "x6", "y0": 0, "y1": 1, "yref": "y6 domain"}, {"line": {"width": 0}, "opacity": 0, "type": "rect", "x0": "53", "x1": "50", "xref": "x7", "y0": 0, "y1": 1, "yref": "y7 domain"}, {"line": {"width": 0}, "opacity": 0, "type": "rect", "x0": "53", "x1": "50", "xref": "x8", "y0": 0, "y1": 1, "yref": "y8 domain"}, {"line": {"width": 0}, "opacity": 0, "type": "rect", "x0": "53", "x1": "50", "xref": "x9", "y0": 0, "y1": 1, "yref": "y9 domain"}, {"line": {"width": 0}, "opacity": 0, "type": "rect", "x0": "53", "x1": "50", "xref": "x10", "y0": 0, "y1": 1, "yref": "y10 domain"}, {"line": {"width": 0}, "opacity": 0, "type": "rect", "x0": "53", "x1": "50", "xref": "x11", "y0": 0, "y1": 1, "yref": "y11 domain"}, {"line": {"width": 0}, "opacity": 0, "type": "rect", "x0": "53", "x1": "50", "xref": "x12", "y0": 0, "y1": 1, "yref": "y12 domain"}, {"line": {"width": 0}, "opacity": 0, "type": "rect", "x0": "84", "x1": "86", "xref": "x", "y0": 0, "y1": 1, "yref": "y domain"}, {"line": {"width": 0}, "opacity": 0, "type": "rect", "x0": "84", "x1": "86", "xref": "x2", "y0": 0, "y1": 1, "yref": "y2 domain"}, {"line": {"width": 0}, "opacity": 0, "type": "rect", "x0": "84", "x1": "86", "xref": "x3", "y0": 0, "y1": 1, "yref": "y3 domain"}, {"line": {"width": 0}, "opacity": 0, "type": "rect", "x0": "84", "x1": "86", "xref": "x5", "y0": 0, "y1": 1, "yref": "y5 domain"}, {"line": {"width": 0}, "opacity": 0, "type": "rect", "x0": "84", "x1": "86", "xref": "x6", "y0": 0, "y1": 1, "yref": "y6 domain"}, {"line": {"width": 0}, "opacity": 0, "type": "rect", "x0": "84", "x1": "86", "xref": "x7", "y0": 0, "y1": 1, "yref": "y7 domain"}, {"line": {"width": 0}, "opacity": 0, "type": "rect", "x0": "84", "x1": "86", "xref": "x8", "y0": 0, "y1": 1, "yref": "y8 domain"}, {"line": {"width": 0}, "opacity": 0, "type": "rect", "x0": "84", "x1": "86", "xref": "x9", "y0": 0, "y1": 1, "yref": "y9 domain"}, {"line": {"width": 0}, "opacity": 0, "type": "rect", "x0": "84", "x1": "86", "xref": "x10", "y0": 0, "y1": 1, "yref": "y10 domain"}, {"line": {"width": 0}, "opacity": 0, "type": "rect", "x0": "84", "x1": "86", "xref": "x11", "y0": 0, "y1": 1, "yref": "y11 domain"}, {"line": {"width": 0}, "opacity": 0, "type": "rect", "x0": "84", "x1": "86", "xref": "x12", "y0": 0, "y1": 1, "yref": "y12 domain"}], "title": {"text": "Cantidad de test PCR realizados en la Región de Aysén"}, "xaxis": {"anchor": "y", "domain": [0, 0.235], "title": {"text": ""}}, "xaxis10": {"anchor": "y10", "domain": [0.255, 0.49], "matches": "x", "showticklabels": false}, "xaxis11": {"anchor": "y11", "domain": [0.51, 0.745], "matches": "x", "showticklabels": false}, "xaxis12": {"anchor": "y12", "domain": [0.765, 1.0], "matches": "x", "showticklabels": false}, "xaxis2": {"anchor": "y2", "domain": [0.255, 0.49], "matches": "x", "title": {"text": ""}}, "xaxis3": {"anchor": "y3", "domain": [0.51, 0.745], "matches": "x", "title": {"text": "Semana epidemiológica"}}, "xaxis4": {"anchor": "y4", "domain": [0.765, 1.0], "matches": "x", "title": {"text": ""}}, "xaxis5": {"anchor": "y5", "domain": [0, 0.235], "matches": "x", "showticklabels": false}, "xaxis6": {"anchor": "y6", "domain": [0.255, 0.49], "matches": "x", "showticklabels": false}, "xaxis7": {"anchor": "y7", "domain": [0.51, 0.745], "matches": "x", "showticklabels": false}, "xaxis8": {"anchor": "y8", "domain": [0.765, 1.0], "matches": "x", "showticklabels": false}, "xaxis9": {"anchor": "y9", "domain": [0, 0.235], "matches": "x", "showticklabels": false}, "yaxis": {"anchor": "x", "domain": [0, 0.2867], "title": {"text": ""}}, "yaxis10": {"anchor": "x10", "domain": [0.7133, 1.0], "matches": "y", "showticklabels": false}, "yaxis11": {"anchor": "x11", "domain": [0.7133, 1.0], "matches": "y", "showticklabels": false}, "yaxis12": {"anchor": "x12", "domain": [0.7133, 1.0], "matches": "y", "showticklabels": false}, "yaxis2": {"anchor": "x2", "domain": [0, 0.2867], "matches": "y", "showticklabels": false}, "yaxis3": {"anchor": "x3", "domain": [0, 0.2867], "matches": "y", "showticklabels": false}, "yaxis4": {"anchor": "x4", "domain": [0, 0.2867], "matches": "y", "showticklabels": false}, "yaxis5": {"anchor": "x5", "domain": [0.3567, 0.6433], "matches": "y", "title": {"text": ""}}, "yaxis6": {"anchor": "x6", "domain": [0.3567, 0.6433], "matches": "y", "showticklabels": false}, "yaxis7": {"anchor": "x7", "domain": [0.3567, 0.6433], "matches": "y", "showticklabels": false}, "yaxis8": {"anchor": "x8", "domain": [0.3567, 0.6433], "matches": "y", "showticklabels": false}, "yaxis9": {"anchor": "x9", "domain": [0.7133, 1.0], "matches": "y", "title": {"text": ""}}}}
